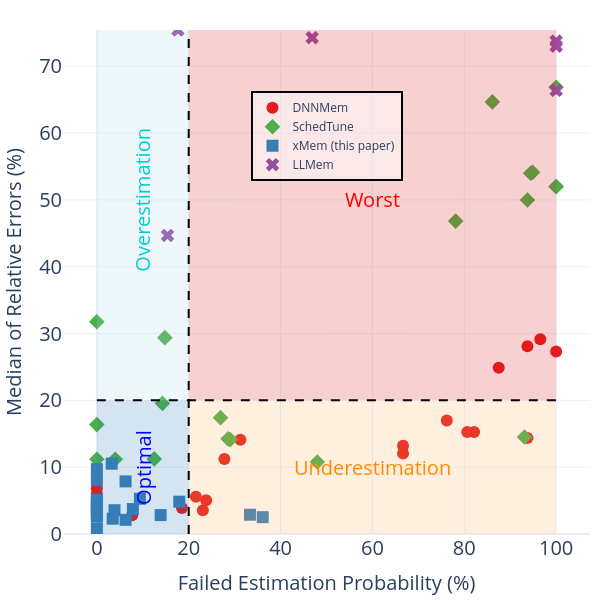

Here is the notebook cell this chart was saved with:
### Markdown cell above
## Four-Quadrant Analysis for Monte Carlo Experiment

### Code cell
fig = e_plot.plot_probability_estimation_vs_error_scatter_diagram_model_base(
    title="Evaluation-Comparison of Success Rate vs Relative Error-Monte Carlo",
    data_dir=monte_carlo_dir,
    image_size=(800, 800),
    title_font_size=35,
    legend_font_size=30,
    tickfont_size=25,
    quadrant_font_size=40,
    marker_size=16,
    view_mode=view_mode
)
fig.show()

### Figure 1 — Plotly figure (JSON) as saved in the notebook; plotly's stock layout.template omitted (floating-point values rounded to 4 significant figures)
{"data": [{"customdata": [[5, 16], [28, 1], [26, 13], [0, 25], [16, 5], [23, 5], [25, 0], [0, 22], [0, 21], [5, 22], [6, 20], [10, 26], [21, 3], [25, 6], [30, 2], [45, 3], [10, 22], [11, 40], [24, 12], [2, 24]], "hovertemplate": "tool=DNNMem<br>Failed Estimation Probability  (%)=%{x}<br>Relative Error (%)=%{y}<br>Correct_Estimation_False_Count=%{customdata[0]}<br>Correct_Estimation_True_Count=%{customdata[1]}<extra></extra>", "legendgroup": "DNNMem", "marker": {"color": "#e41a1c", "size": 12, "symbol": "circle"}, "mode": "markers", "name": "DNNMem", "orientation": "v", "showlegend": true, "type": "scatter", "x": [23.81, 96.55, 66.67, 0.0, 76.19, 82.14, 100.0, 0.0, 0.0, 18.52, 23.08, 27.78, 87.5, 80.65, 93.75, 93.75, 31.25, 21.57, 66.67, 7.692], "xaxis": "x", "y": [5.06, 29.16, 12.04, 6.86, 16.99, 15.26, 27.31, 6.04, 4.11, 3.89, 3.56, 11.24, 24.89, 15.26, 14.36, 28.11, 14.1, 5.59, 13.21, 2.79], "yaxis": "y"}, {"customdata": [[3, 18], [27, 2], [37, 2], [1, 24], [6, 15], [0, 28], [12, 13], [0, 22], [0, 21], [4, 23], [7, 19], [31, 5], [3, 21], [9, 22], [25, 7], [48, 0], [30, 2], [51, 0], [34, 2], [26, 0]], "hovertemplate": "tool=SchedTune<br>Failed Estimation Probability  (%)=%{x}<br>Relative Error (%)=%{y}<br>Correct_Estimation_False_Count=%{customdata[0]}<br>Correct_Estimation_True_Count=%{customdata[1]}<extra></extra>", "legendgroup": "SchedTune", "marker": {"color": "#4daf4a", "size": 12, "symbol": "diamond"}, "mode": "markers", "name": "SchedTune", "orientation": "v", "showlegend": true, "type": "scatter", "x": [14.29, 93.1, 94.87, 4.0, 28.57, 0.0, 48.0, 0.0, 0.0, 14.81, 26.92, 86.11, 12.5, 29.03, 78.12, 100.0, 93.75, 100.0, 94.44, 100.0], "xaxis": "x", "y": [19.54, 14.52, 54.12, 11.18, 14.24, 31.76, 10.78, 16.37, 11.19, 29.38, 17.41, 64.66, 11.24, 14.13, 46.82, 66.86, 49.98, 51.99, 53.98, 51.98], "yaxis": "y"}, {"customdata": [[0, 21], [1, 28], [7, 32], [0, 25], [0, 21], [0, 28], [0, 25], [0, 22], [0, 21], [0, 27], [1, 25], [13, 23], [0, 24], [1, 30], [2, 30], [3, 45], [3, 29], [4, 47], [5, 31], [8, 16]], "hovertemplate": "tool=xMem (this paper)<br>Failed Estimation Probability  (%)=%{x}<br>Relative Error (%)=%{y}<br>Correct_Estimation_False_Count=%{customdata[0]}<br>Correct_Estimation_True_Count=%{customdata[1]}<extra></extra>", "legendgroup": "xMem (this paper)", "marker": {"color": "#377eb8", "size": 12, "symbol": "square"}, "mode": "markers", "name": "xMem (this paper)", "orientation": "v", "showlegend": true, "type": "scatter", "x": [0.0, 3.448, 17.95, 0.0, 0.0, 0.0, 0.0, 0.0, 0.0, 0.0, 3.846, 36.11, 0.0, 3.226, 6.25, 6.25, 9.375, 7.843, 13.89, 33.33], "xaxis": "x", "y": [4.85, 2.29, 4.84, 3.51, 2.61, 3.15, 0.83, 5.14, 8.12, 4.32, 3.56, 2.52, 9.71, 10.52, 2.12, 7.87, 5.28, 3.73, 2.83, 2.89], "yaxis": "y"}, {"customdata": [[6, 33], [32, 0], [48, 0], [15, 17], [9, 42], [36, 0]], "hovertemplate": "tool=LLMem<br>Failed Estimation Probability  (%)=%{x}<br>Relative Error (%)=%{y}<br>Correct_Estimation_False_Count=%{customdata[0]}<br>Correct_Estimation_True_Count=%{customdata[1]}<extra></extra>", "legendgroup": "LLMem", "marker": {"color": "#984ea3", "size": 12, "symbol": "x"}, "mode": "markers", "name": "LLMem", "orientation": "v", "showlegend": true, "type": "scatter", "x": [15.38, 100.0, 100.0, 46.88, 17.65, 100.0], "xaxis": "x", "y": [44.68, 66.4, 73.76, 74.27, 75.42, 73.01], "yaxis": "y"}], "layout": {"annotations": [{"font": {"color": "blue", "size": 20}, "showarrow": false, "text": "Optimal", "textangle": -90, "x": 10.0, "xanchor": "center", "y": 10.0, "yanchor": "middle"}, {"font": {"color": "DarkOrange", "size": 20}, "showarrow": false, "text": "Underestimation", "x": 60.0, "xanchor": "center", "y": 10.0, "yanchor": "middle"}, {"font": {"color": "DarkTurquoise", "size": 20}, "showarrow": false, "text": "Overestimation", "textangle": -90, "x": 10.0, "xanchor": "center", "y": 50.0, "yanchor": "middle"}, {"font": {"color": "red", "size": 20}, "showarrow": false, "text": "Worst", "x": 60.0, "xanchor": "center", "y": 50.0, "yanchor": "middle"}], "font": {"size": 20}, "height": 600, "legend": {"bgcolor": "rgba(255,255,255,0.5)", "bordercolor": "Black", "borderwidth": 2, "font": {"size": 12}, "orientation": "v", "title": {}, "tracegroupgap": 0, "x": 0.5, "xanchor": "center", "y": 0.7, "yanchor": "bottom"}, "margin": {"b": 50, "l": 20, "r": 10, "t": 30}, "shapes": [{"fillcolor": "rgba(44, 123, 182, 0.2)", "line": {"width": 0}, "type": "rect", "x0": 0, "x1": 20, "y0": 0, "y1": 20}, {"fillcolor": "rgba(253, 174, 97, 0.2)", "line": {"width": 0}, "type": "rect", "x0": 20, "x1": 100, "y0": 0, "y1": 20}, {"fillcolor": "rgba(171, 217, 233, 0.2)", "line": {"width": 0}, "type": "rect", "x0": 0, "x1": 20, "y0": 20, "y1": 75.42}, {"fillcolor": "rgba(215, 25, 28, 0.2)", "line": {"width": 0}, "type": "rect", "x0": 20, "x1": 100, "y0": 20, "y1": 75.42}, {"line": {"color": "black", "dash": "dash", "width": 2}, "type": "line", "x0": 20, "x1": 20, "y0": 0, "y1": 75.42}, {"line": {"color": "black", "dash": "dash", "width": 2}, "type": "line", "x0": 0, "x1": 100, "y0": 20, "y1": 20}], "width": 600, "xaxis": {"anchor": "y", "domain": [0.0, 1.0], "tickfont": {"size": 20}, "title": {"font": {"size": 20}, "text": "Failed Estimation Probability (%)"}}, "yaxis": {"anchor": "x", "domain": [0.0, 1.0], "range": [0, 75.42], "tickfont": {"size": 20}, "title": {"font": {"size": 20}, "text": "Median of Relative Errors (%)"}}}}
